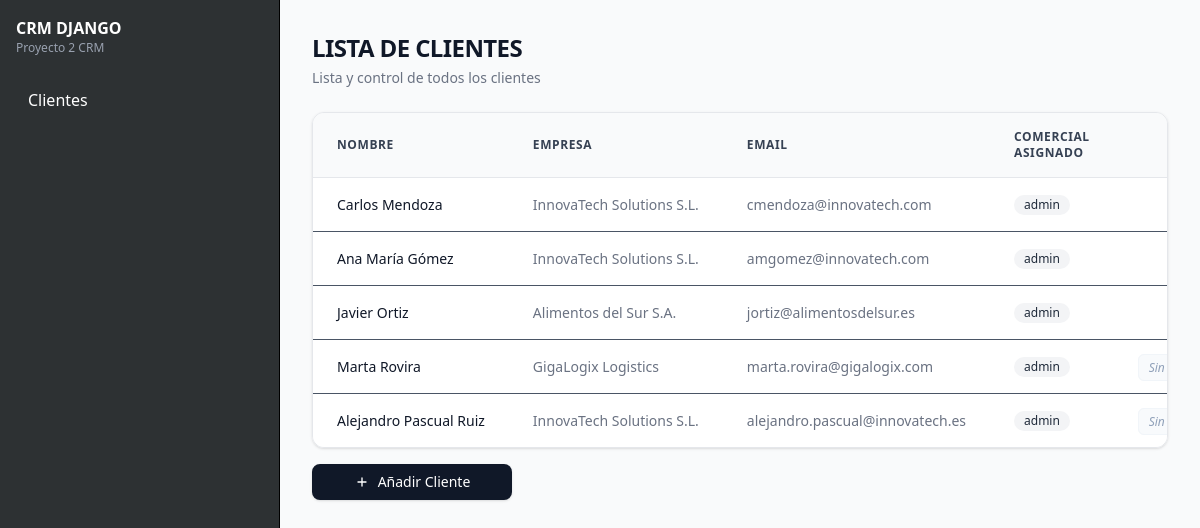
The app's page /clientes/ (signed in) with its own data.
### crm/models/client_model.py (models this page shows, shortened)
class Client(models.Model):
    company = models.ForeignKey('Company', on_delete=models.CASCADE, related_name='clients', verbose_name='Empresa')
    commercial = models.ForeignKey(User, on_delete=models.SET_NULL, null=True, related_name='clients', verbose_name='Comercial')
    first_name = models.CharField(max_length=100, verbose_name='Nombre')
    last_name = models.CharField(max_length=100, verbose_name='Apellido')
    email = models.EmailField(verbose_name='Email')
    phone = models.CharField(max_length=20, verbose_name='Teléfono')
    position = models.CharField(max_length=200, blank=True, verbose_name='Cargo')
    created_at = models.DateTimeField(auto_now_add=True, verbose_name='Fecha de Creación')
    updated_at = models.DateTimeField(auto_now=True, verbose_name='Fecha de Actualización')
    class Meta:
        verbose_name = 'Cliente'
        verbose_name_plural = 'Clientes'

### crm/models/company_model.py (models this page shows)
class Company(models.Model):
    name = models.CharField(max_length=100, verbose_name='Nombre de la Empresa')
    email = models.EmailField(verbose_name='Email')
    phone = models.CharField(max_length=20, verbose_name='Teléfono')
    address = models.CharField(max_length=200, verbose_name='Dirección')
    website = models.URLField(verbose_name='Sitio Web')
    created_at = models.DateTimeField(auto_now_add=True, verbose_name='Fecha de Creación')
    cif = models.CharField(max_length=20, unique=True, verbose_name='CIF')
    def __str__(self):
        return self.name
    class Meta:
        verbose_name = 'Empresa'
        verbose_name_plural = 'Empresas'

### crm/views/client_views.py (the view)
# urls.py: path('clientes/', ClientListView.as_view(), name='clientes'),
@method_decorator(login_required, name='dispatch')
class ClientListView(ListView):
    model = Client
    template_name = 'clients/client_list.html'
    context_object_name = 'clients'
    paginate_by = 10

### crm_django/templates/clients/client_list.html (shortened to what this page needs)
{% extends "general/layout.html" %}
{% block page_content %}
    <div class="mb-6">
        <h1 class="text-2xl font-bold text-gray-900 tracking-tight">LISTA DE CLIENTES</h1>
        <p class="text-sm text-gray-500 mt-1">Lista y control de todos los clientes</p>
    </div>
    <div class="w-full overflow-x-auto rounded-xl border border-gray-200 shadow-sm bg-white">
    <table class="w-full text-sm text-left text-gray-600 border-collapse">
        <thead class="bg-gray-50 text-xs font-semibold text-gray-700 uppercase tracking-wider border-b border-gray-200">
            <tr>
                <th scope="col" class="px-6 py-4">Nombre</th>
                <th scope="col" class="px-6 py-4">Empresa</th>
                <th scope="col" class="px-6 py-4">Email</th>
                <th scope="col" class="px-6 py-4">Comercial asignado</th>
                <th scope="col" class="px-6 py-4 text-right">Último Contacto</th>
            </tr>
        </thead>
        <tbody class="divide-y divide-gray-150">
        {% for client in clients %}
            <tr class="hover:bg-gray-50/70 transition-colors duration-200">
                <td class="px-6 py-4 font-medium text-gray-900 whitespace-nowrap">
                    {{ client.first_name }} {{ client.last_name }}
                </td>
                <td class="px-6 py-4 text-gray-500 whitespace-nowrap">
                    {{ client.company }}
                </td>
                <td class="px-6 py-4 text-gray-500 whitespace-nowrap">
                    {{ client.email }}
                </td>
                <td class="px-6 py-4 text-gray-500 whitespace-nowrap">
                    <span class="inline-flex items-center gap-1.5 px-2.5 py-0.5 rounded-full text-xs font-medium bg-gray-100 text-gray-800">
                        {{ client.commercial }}
                    </span>
                </td>
                <td class="px-6 py-4 text-right whitespace-nowrap">
                    {% if client.interactions.all %}
                        <span class="text-sm font-medium text-gray-900">
                            {{ client.interactions.all.last.created_at|date:"d/m/Y" }}
                        </span>
                    {% else %}
                        <span class="text-xs px-2.5 py-1 rounded-md bg-slate-50 text-slate-400 italic border border-slate-100">
                            Sin interacciones
                        </span>
                    {% endif %}
                </td>
            </tr>
        {% endfor %}
        </tbody>
    </table>
</div>
<a href="{% url 'crear_clientes' %}" class="w-[200px] mt-4 inline-flex items-center justify-center px-4 py-2 text-sm font-medium text-white bg-gray-900 rounded-lg hover:bg-gray-800 transition-colors duration-200 shadow-sm gap-2">
    <svg class="w-4 h-4" fill="none" stroke="currentColor" viewBox="0 0 24 24" xmlns="http://www.w3.org/2000/svg">
        <path stroke-linecap="round" stroke-linejoin="round" stroke-width="2" d="M12 6v6m0 0v6m0-6h6m-6 0H6"></path>
    </svg>
    Añadir Cliente
    </a>
{% endblock %}

### crm_django/templates/general/layout.html (shortened to what this page needs)
<!DOCTYPE html>
<html lang="es">
<head>
    <script src="https://cdn.jsdelivr.net/npm/@tailwindcss/browser@4"></script>
</head>
<body class="flex h-screen bg-gray-50 overflow-hidden">
    {% include "_includes/_sidebar.html" %}
    <div class="flex-1 flex flex-col min-w-0 h-screen overflow-y-auto p-8">
    {% block page_content %}{% endblock page_content %}
    </div>
</body>
</html>

### crm_django/templates/_includes/_sidebar.html
<aside class="w-[280px] h-screen bg-[#2D3133] border-r border-outline-variant flex flex-col flex-shrink-0">
    <div>
        <h1 class="text-white pl-4 pt-4 font-bold"><a href="{% url "home" %}">CRM DJANGO</a></h1>
        <p class="text-gray-400 pl-4 text-xs">Proyecto 2 CRM</p>
    </div>
    <nav class="mt-6">
        <ul class="text-white flex flex-col gap-2 px-4">
            <li class="">
                <a class="block w-full py-2 px-3 rounded-md hover:bg-white/10 transition-colors" href="{% url "clientes" %}">Clientes</a>
            </li>
        </ul>
    </nav>
</aside>

### records on screen
Client: first_name "Carlos", last_name "Mendoza", company "InnovaTech Solutions S.L.", email "cmendoza@innovatech.com", commercial "admin"
Client: first_name "Ana María", last_name "Gómez", company "InnovaTech Solutions S.L.", email "amgomez@innovatech.com", commercial "admin"
Client: first_name "Javier", last_name "Ortiz", company "Alimentos del Sur S.A.", email "jortiz@alimentosdelsur.es", commercial "admin"
Client: first_name "Marta", last_name "Rovira", company "GigaLogix Logistics", email "marta.rovira@gigalogix.com", commercial "admin", shows "Sin…"
Client: first_name "Alejandro", last_name "Pascual Ruiz", company "InnovaTech Solutions S.L.", email "alejandro.pascual@innovatech.es", commercial "admin", shows "Sin…"
